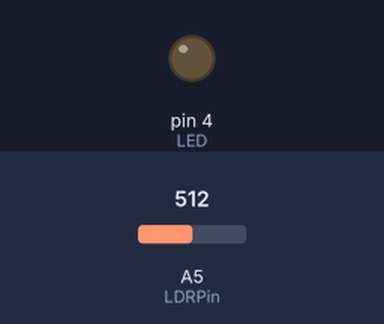
A sketch run on a simulated Arduino Uno, built with avr-gcc and run on an emulated ATmega328P. Parts: output pins drawn as LEDs (lit = HIGH). The test bench sets the inputs (shaded band); at power-on: A5 (LDRPin) = 512.

Above: at 1.2 s.
1.3 s: A5 (LDRPin) set to 531
At 2.3 s:
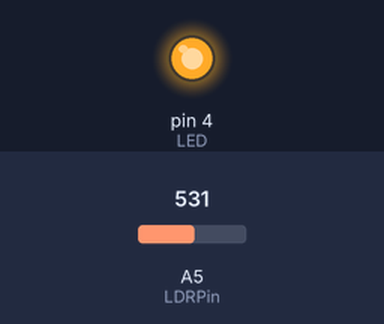
2.8 s: A5 (LDRPin) set to 511
At 3.5 s:
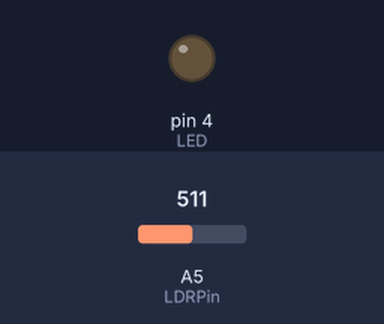
4.3 s: A5 (LDRPin) set to 716
At 4.7 s:
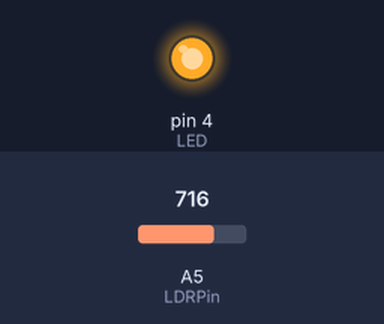
Timing chart, 0 to 7.3 s (numbered marks = the images above; inputs shaded):
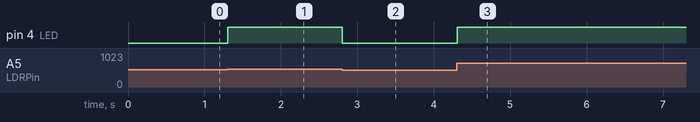

Measured:
- the behaviour switches between 513 and 514 on A5 (LDRPin) (found by bisection; images 0 and 1)
- after the input at 1.3 s, pin 4 (LED): LOW → HIGH at once
- after the input at 2.8 s, pin 4 (LED): HIGH → LOW at once
- after the input at 4.3 s, pin 4 (LED): LOW → HIGH at once

The sketch:

screen_light.ino
```cpp
#define LDRPin A5
#define LED 4

void setup() {
  pinMode(LDRPin, INPUT);
  pinMode(LED,OUTPUT);
}

int light = 0;

void loop() {
  light = analogRead(LDRPin);

  light = map(light, 0, 1023, 0, 255);
  analogWrite(LED, light);

  delay(100);
}
```
